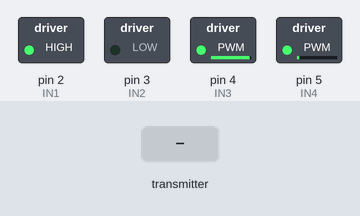
This sketch was run on a simulated Arduino Uno, built with avr-gcc and run on an emulated ATmega328P. On the bench: switched loads named in the sketch (green lamp = pin HIGH). The inputs (shaded band) are chosen by the test bench. No radio packets arrive unless stated; what the sketch prints to the serial monitor is not drawn.

Above: at 1.2 s.
1.3 s: the transmitter starts sending my_array.0 = 256
At 1.8 s:
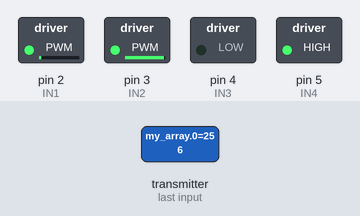
2.8 s: the transmitter starts sending my_array.1 = 1023
At 3.4 s:
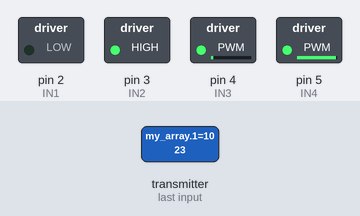
4.3 s: the transmitter starts sending my_array.0 = 0
At 5.2 s:
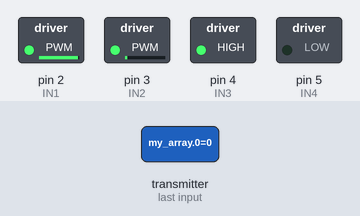
5.8 s: the transmitter starts sending my_array.0 = 512
At 6.8 s:
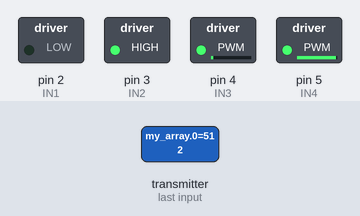
7.3 s: the transmitter starts sending my_array.1 = 0
At 8.5 s:
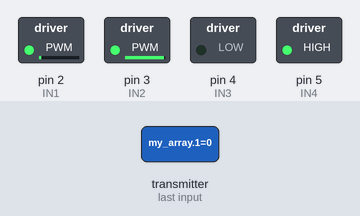
8.8 s: the transmitter starts sending my_array.0 = 0
At 9.1 s:
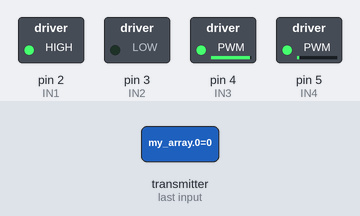
Timing chart, 0 to 11.3 s (numbered marks = the images above; inputs shaded):
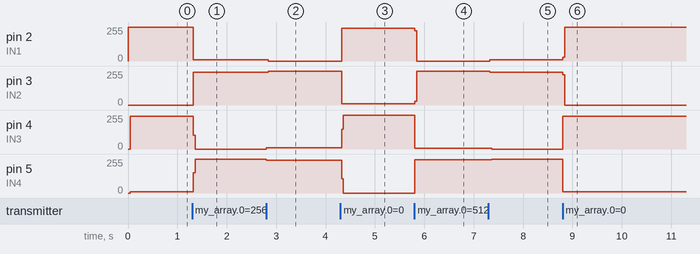

The sketch:

Receiver.ino
```cpp
#include <VirtualWire.h>

// Left & Right motor pins
const int IN1 = 2;
const int IN2 = 3;
const int IN3 = 4;
const int IN4 = 5;

const int receive_pin = 11;

// save values
int my_array[2];


void setup()
{
  Serial.begin(9600);

  pinMode(IN1, OUTPUT);
  pinMode(IN2, OUTPUT);
  pinMode(IN3, OUTPUT);
  pinMode(IN4, OUTPUT);

  vw_set_rx_pin(receive_pin);
  vw_setup(2000);

  vw_rx_start();
}

void loop()
{
  uint8_t buf[VW_MAX_MESSAGE_LEN];
  uint8_t buflen = VW_MAX_MESSAGE_LEN;

  int i;

  if (vw_get_message(buf, &buflen)) {
    for (i = 0; i < buflen; i++) {
      Serial.print(buf[i], HEX);
    }
    memcpy(my_array, buf, buflen);
  }

  // else{
    // Serial.println("connection is fucked");
  // }

  if (my_array[1] < 80) { //Reverse
      digitalWrite(IN1, HIGH);
      digitalWrite(IN2, LOW);
      digitalWrite(IN3, LOW);
      digitalWrite(IN4, HIGH);

    }

    if (my_array[1] > 145) {//forward
      digitalWrite(IN1, LOW);
      digitalWrite(IN2, HIGH);
      digitalWrite(IN3, HIGH);
      digitalWrite(IN4, LOW);
    }

    if (my_array[0] > 155) {//right turn
      digitalWrite(IN1, LOW);
      digitalWrite(IN2, HIGH);
      digitalWrite(IN3, LOW);
      digitalWrite(IN4, HIGH);
    }

    if (my_array[0] < 80) {//left turn
      digitalWrite(IN1, HIGH);
      digitalWrite(IN2, LOW);
      digitalWrite(IN3, HIGH);
      digitalWrite(IN4, LOW);
    }

    if (my_array[0] > 100 && my_array[0] < 170 && my_array[1] > 80 && my_array[1] < 130) { //stop car
      digitalWrite(IN1, LOW);
      digitalWrite(IN2, LOW);
      digitalWrite(IN3, LOW);
      digitalWrite(IN4, LOW);
    }

  // Serial.print("X: ");
  // Serial.print(my_array[0]);
  // Serial.print("    ");
  // Serial.print("Y: ");
  // Serial.print(my_array[1]);
  // Serial.print("\n");
}
```

Measured:
- after the input at 1.3 s, pin 2 (IN1): 255/255 → 8/255 at once; pin 3 (IN2): 0/255 → 247/255 at once; pin 4 (IN3): 246/255 → 0/255 at once; pin 5 (IN4): 9/255 → 255/255 at once
- after the input at 2.8 s, pin 2 (IN1): 8/255 → 0/255 at once; pin 3 (IN2): 247/255 → 255/255 at once; pin 4 (IN3): 0/255 → 8/255 at once; pin 5 (IN4): 255/255 → 247/255 at once
- after the input at 4.3 s, pin 2 (IN1): 0/255 → 247/255 at once; pin 3 (IN2): 255/255 → 8/255 at once; pin 4 (IN3): 8/255 → 255/255 at once; pin 5 (IN4): 247/255 → 0/255 at once
- after the input at 5.8 s, pin 2 (IN1): 247/255 → 0/255 at once; pin 3 (IN2): 8/255 → 255/255 at once; pin 4 (IN3): 255/255 → 7/255 at once; pin 5 (IN4): 0/255 → 248/255 at once
- after the input at 7.3 s, pin 2 (IN1): 0/255 → 8/255 at once; pin 3 (IN2): 255/255 → 247/255 at once; pin 4 (IN3): 7/255 → 0/255 after 0.06 s; pin 5 (IN4): 248/255 → 255/255 after 0.06 s
- after the input at 8.8 s, pin 2 (IN1): 8/255 → 255/255 at once; pin 3 (IN2): 247/255 → 0/255 at once; pin 4 (IN3): 0/255 → 247/255 at once; pin 5 (IN4): 255/255 → 8/255 at once
